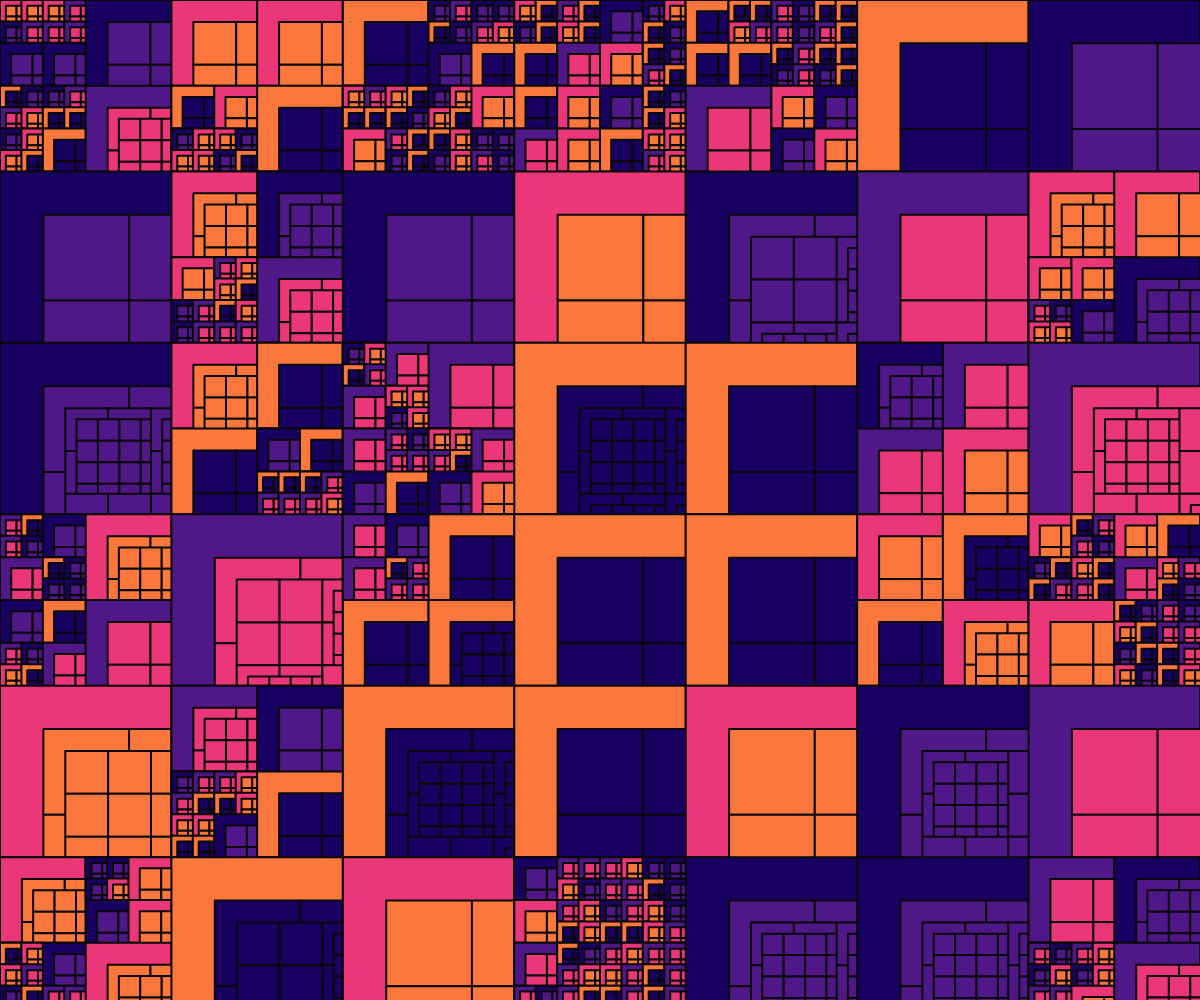
Frame 1 (no input)
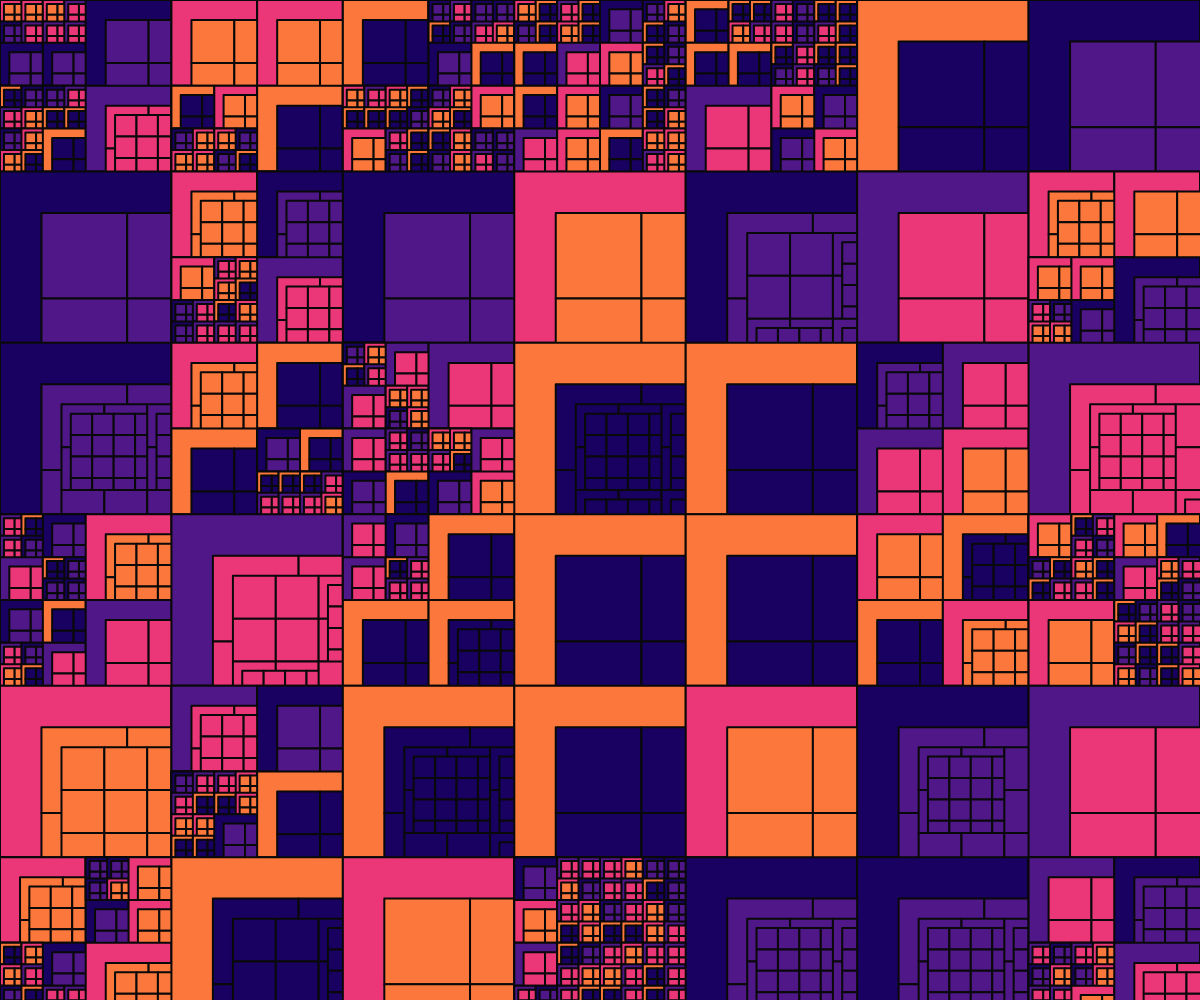
Frame 60 (no input)
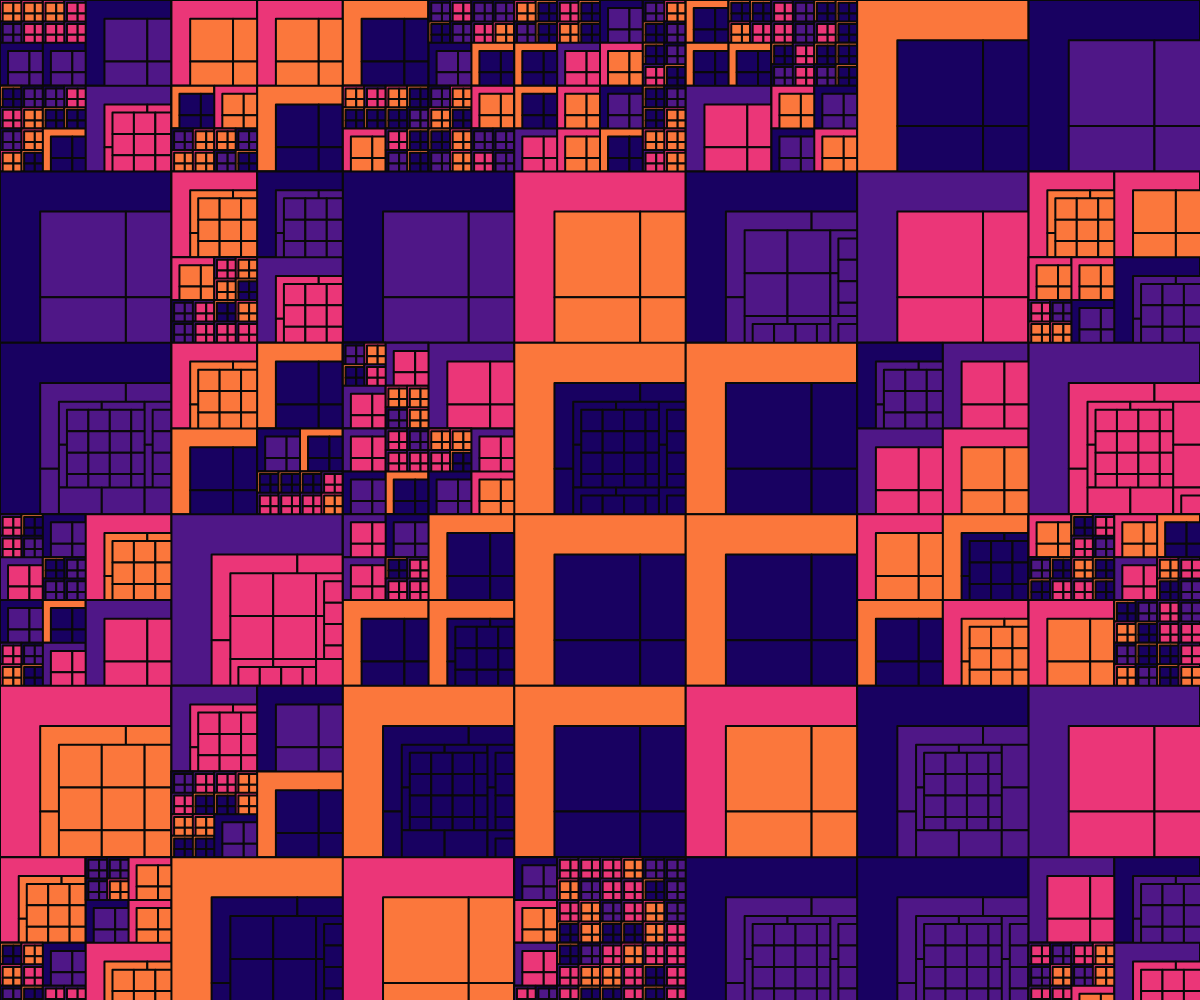
Frame 120 (the mouse pressed at the canvas centre since frame 60)

The p5.js sketch that drew these frames (run headless with seeded random() and noise() and a simulated clock; from frame 60 on, the mouse is pressed at the canvas centre):

// p5.js sketch
// ── sketch.js
const COLORS = {
  background: "#1d1d1b",
  border: "#090909",
  palette: ["#180161", "#4F1787", "#EB3678", "#FB773C"]
};

const SETTINGS = {
  animationSpeed: 0.05,
  maxDepth: 5,
  minModuleSize: 40,
  subdivideChance: 0.5
};

let grid = {
  columns: 0,
  rows: 0,
  moduleSize: 0,
  seed: 0,
  depth: 0
};

function setup() {
  const canvas = createCanvas(windowWidth, windowHeight);
  canvas.elt.style.display = 'block';
  strokeJoin(ROUND);

  initializeGrid();
  grid.seed = random(1000);

  stroke(COLORS.border);
  strokeWeight(2);
  frameRate(60);
}

function initializeGrid() {
  grid.columns = floor(random(5, 8));
  grid.moduleSize = width / grid.columns;
  grid.rows = ceil(height / grid.moduleSize);
}

function draw() {
  background(COLORS.background);
  randomSeed(grid.seed);

  const movement = getMovement();
  grid.depth = 0;

  drawGrid(0, 0, grid.columns, grid.rows, width, movement);
}

function windowResized() {
  resizeCanvas(windowWidth, windowHeight);
  initializeGrid();
}

function getMovement() {
  return (sin(frameCount * SETTINGS.animationSpeed) + 1) / 2;
}

function drawGrid(x, y, cols, rows, size, movement) {
  const cellSize = size / cols;
  const colorCache = new Map();
  
  for (let row = 0; row < rows; row++) {
    for (let col = 0; col < cols; col++) {
      const posX = x + col * cellSize;
      const posY = y + row * cellSize;
      const colorIndex = getColorIndex(col, row, colorCache);
      drawCell(posX, posY, cellSize, movement, colorIndex);
    }
  }
}

function getColorIndex(col, row, cache) {
  const key = `${col},${row}`;
  if (!cache.has(key)) {
    cache.set(key, (col + row + floor(random(0, 4))) % COLORS.palette.length);
  }
  return cache.get(key);
}

function drawCell(x, y, size, movement, colorIndex) {
  fill(COLORS.palette[colorIndex]);
  rect(x, y, size, size);

  if (shouldSubdivide(size)) {
    grid.depth++;
    drawGrid(x, y, 2, 2, size, movement);
    grid.depth--;
    return;
  }

  fill(COLORS.palette[(colorIndex + 1) % COLORS.palette.length]);
  drawFractal(x, y, size, movement);
}

function shouldSubdivide(size) {
  return random() < SETTINGS.subdivideChance && 
         grid.depth < SETTINGS.maxDepth && 
         size > SETTINGS.minModuleSize;
}

function drawFractal(x, y, size, movement) {
  if (size < 10) return;

  const nextSize = size / 2;
  const offset = size * 0.25;
  const phase = sin(frameCount * SETTINGS.animationSpeed * 2);
  const modOffset = offset + phase * 5;

  const placements = [
    {x: x + modOffset, y: y + modOffset},
    {x: x + modOffset, y: y + nextSize + modOffset},
    {x: x + nextSize + modOffset, y: y + modOffset},
    {x: x + nextSize + modOffset, y: y + nextSize + modOffset}
  ];

  placements.forEach(({x, y}) => rect(x, y, nextSize, nextSize));

  if (random() < SETTINGS.subdivideChance && nextSize >= SETTINGS.minModuleSize) {
    placements.forEach(({x, y}) => drawFractal(x, y, nextSize, movement));
  }
}
